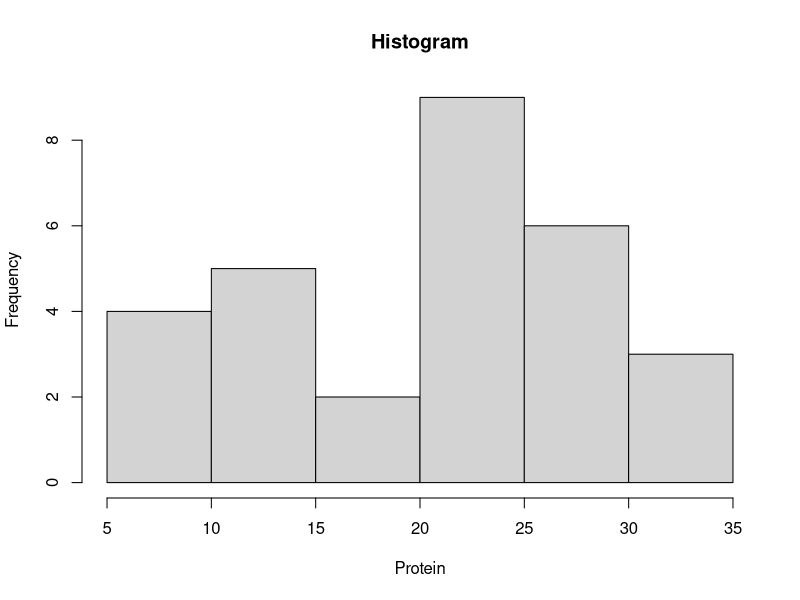
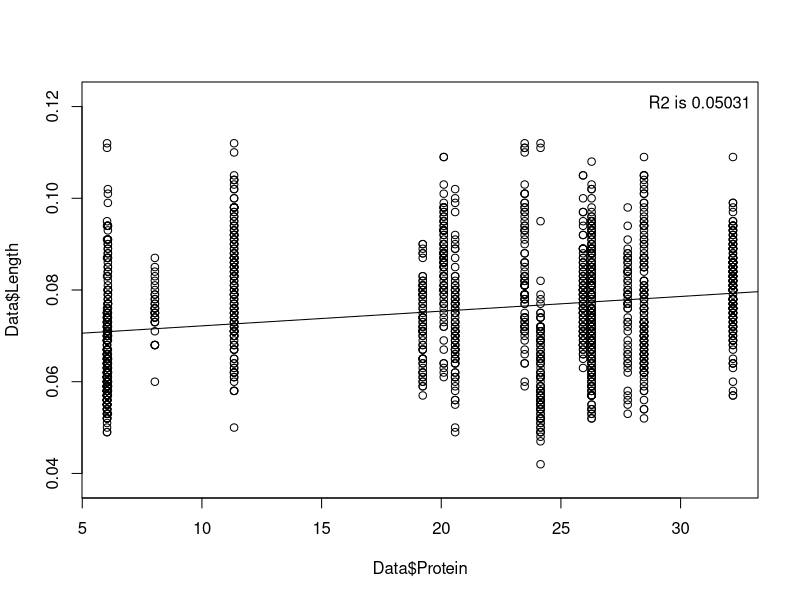
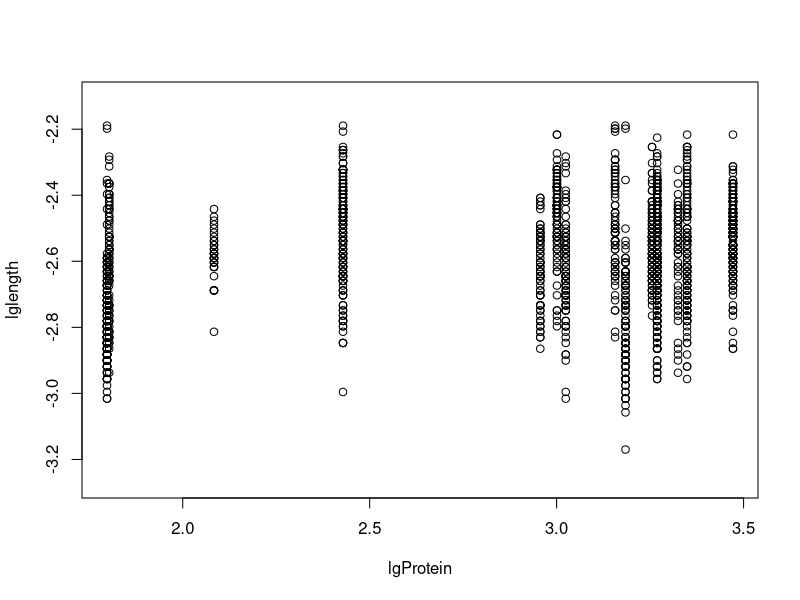

Write R code to recreate these figures, in order. (Note: this script raises an error after producing the figures.)

library(nlme)
library(car)
library(emmeans)

setwd("~/LSU/Research/Oyster Heritability/phys_data")
biochem <- read.delim("biochem_data.txt", header = T)

attach(biochem)
hist(Protein, main="Histogram")
shapiro.test(Protein)
shapiro.test(HC)
shapiro.test(TG)
shapiro.test(FA)
shapiro.test(CH)
shapiro.test(PL)

lgProtein=log(Protein)
lgHC=log(HC)
lgTG=log(TG)
lgFA=log(FA)
lgCH=log(CH)
lgPL=log(PL)

shapiro.test(lgProtein) #logs look better than sqrt
shapiro.test(lgHC)
shapiro.test(lgTG)
shapiro.test(lgFA)
shapiro.test(lgCH)
shapiro.test(lgPL)


protein.model = lm(lgProtein ~ Site*Pop, data=biochem)
protein.model = lm(lgProtein ~ Site, data=biochem)
aov1 = aov(protein.model)
summary(aov1)
 
HC.model = lm(lgHC ~ Site*Pop, data=biochem)
HC.model = lm(lgHC ~ Site, data=biochem)
aov1 = aov(HC.model)
summary(aov1)

TG.model = lm(lgTG ~ Site*Pop, data=biochem)
TG.model = lm(lgTG ~ Site, data=biochem)
aov1 = aov(TG.model)
summary(aov1)

FA.model = lm(lgFA ~ Site*Pop, data=biochem)
FA.model = lm(lgFA ~ Site, data=biochem)
aov1 = aov(FA.model)
summary(aov1)

CH.model = lm(lgCH ~ Site*Pop, data=biochem)
CH.model = lm(lgCH ~ Site, data=biochem)
aov1 = aov(CH.model)
summary(aov1)

PL.model = lm(lgPL ~ Site*Pop, data=biochem)
PL.model = lm(lgPL ~ Site, data=biochem)
aov1 = aov(PL.model)
summary(aov1)

#testing for effect of whether this female successfully spawned
protein.model = lm(lgProtein ~ Spawn, data=biochem)
aov1 = aov(protein.model)
summary(aov1)

HC.model = lm(lgHC ~ Spawn, data=biochem)
aov1 = aov(HC.model)
summary(aov1)

TG.model = lm(lgTG ~ Spawn, data=biochem)
aov1 = aov(TG.model)
summary(aov1)

FA.model = lm(lgFA ~ Spawn, data=biochem)
aov1 = aov(FA.model)
summary(aov1)

CH.model = lm(lgCH ~ Spawn, data=biochem)
aov1 = aov(CH.model)
summary(aov1)

PL.model = lm(lgPL ~ Spawn, data=biochem)
aov1 = aov(PL.model)
summary(aov1)



Data <- read.delim("oyster_size_eggQual.txt", header = T)
attach(Data)
lglength <- log(Data$Length)
lgProtein <- log(Data$Protein)
lgHC <- log(Data$HC)
lgTG <- log(Data$TG)
lgFA <- log(Data$FA)
lgCH <- log(Data$CH)
lgPL <- log(Data$PL)

plot(Data$Protein, Data$Length)
abline(fit <- (lm(Data$Length ~ Data$Protein)))
legend("topright", bty="n", legend=paste("R2 is", format(summary(fit)$adj.r.squared, digits=4)))
summary(fit)
aov(fit)

plot(lgProtein, lglength)
abline(fit <- (lmer(lglength ~ lgProtein + (1|DamID) + (1|SireID), data = Data)))
protein.model = lmer(lglength ~ lgProtein + (1|DamID) + (1|SireID), data = Data)
Anova(protein.model,test.statistic = "F")

Data <- read.delim("oyster_size_eggQual.txt", header = T)
plot(Data$HC, Data$Length)
abline(fit <- (lm(Data$Length ~ Data$HC)))
legend("topright", bty="n", legend=paste("R2 is", format(summary(fit)$adj.r.squared, digits=4)))
summary(fit)
aov(fit)
HC.model = lmer(lglength ~ lgHC + (1|DamID) + (1|SireID), data = Data)
Anova(HC.model,test.statistic = "F")

Data <- read.delim("oyster_size_eggQual.txt", header = T)
plot(Data$TG, Data$Length)
abline(fit <- (lm(Data$Length ~ Data$TG)))
legend("topright", bty="n", legend=paste("R2 is", format(summary(fit)$adj.r.squared, digits=4)))
summary(fit)
aov(fit)
TG.model = lmer(lglength ~ lgTG + (1|DamID) + (1|SireID), data = Data)
Anova(TG.model,test.statistic = "F")

Data <- read.delim("oyster_size_eggQual.txt", header = T)
plot(Data$FA, Data$Length)
abline(fit <- (lm(Data$Length ~ Data$FA)))
legend("topright", bty="n", legend=paste("R2 is", format(summary(fit)$adj.r.squared, digits=4)))
summary(fit)
aov(fit)
FA.model = lmer(lglength ~ lgFA + (1|DamID) + (1|SireID), data = Data)
Anova(FA.model,test.statistic = "F")

Data <- read.delim("oyster_size_eggQual.txt", header = T)
plot(Data$CH, Data$Length)
abline(fit <- (lm(Data$Length ~ Data$CH)))
legend("topright", bty="n", legend=paste("R2 is", format(summary(fit)$adj.r.squared, digits=4)))
summary(fit)
aov(fit)
CH.model = lmer(lglength ~ lgCH + (1|DamID) + (1|SireID), data = Data)
Anova(CH.model,test.statistic = "F")

Data <- read.delim("oyster_size_eggQual.txt", header = T)
plot(Data$PL, Data$Length)
abline(fit <- (lm(Data$Length ~ Data$PL)))
legend("topright", bty="n", legend=paste("R2 is", format(summary(fit)$adj.r.squared, digits=4)))
summary(fit)
aov(fit)
PL.model = lmer(lglength ~ lgPL + (1|DamID) + (1|SireID), data = Data)
Anova(PL.model,test.statistic = "F")
